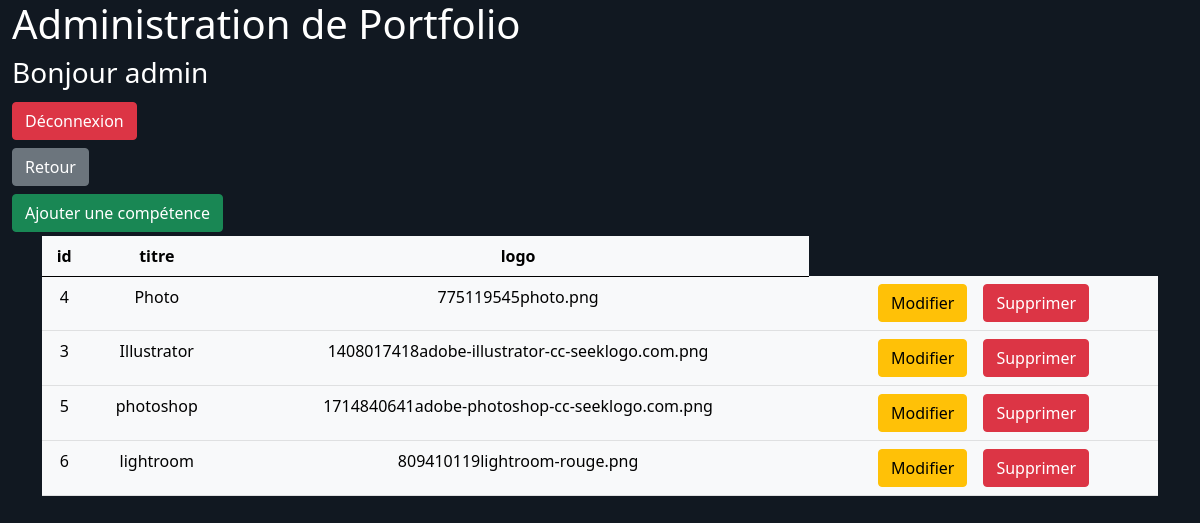
Screenshot of /admin/skills.php (signed in) with the database file from the repository.
### tables this page shows
CREATE TABLE IF NOT EXISTS `skills` (
  `id` int(11) NOT NULL AUTO_INCREMENT,
  `title` varchar(255) NOT NULL,
  `logo` varchar(255) NOT NULL,
  PRIMARY KEY (`id`)
);

### admin/skills.php (the view, shortened to what this page needs)
<?php
    require "../connexion.php";
?>
<!DOCTYPE html>
<html lang="en">
<head>
    <link href="https://cdn.jsdelivr.net/npm/bootstrap@5.0.0-beta2/dist/css/bootstrap.min.css" rel="stylesheet">
    <link rel="stylesheet" href="style.css">
</head>
<body>
<div class="container-fluid">
    <h1>Administration de Portfolio</h1>
    <h3>Bonjour <?php echo $_SESSION['login'] ?></h3>
    <a href="dashboard.php?deco=ok" class="btn btn-danger my-1">Déconnexion</a>
    <div class="row">
        <div class="col-4">
            <a href="dashboard.php" class="btn btn-secondary my-1">Retour</a><br>
            <a href="addSkill.php" class="btn btn-success my-1">Ajouter une compétence</a>
        </div>
    </div>
</div>
<div class="container">
        <table class="table table-light table-hover">
            <thead>
                <tr>
                    <th class='text-center'>id</th>
                    <th class='text-center'>titre</th>
                    <th class='text-center'>logo</th>
                </tr>
            </thead>
            <tbody>
                <?php
                    $req = $bdd->query("SELECT * FROM skills");
                    while($don = $req->fetch())
                    {
                        echo "<tr>";
                            echo "<td class='text-center'>".$don['id']."</td>";
                            echo "<td class='text-center'>".$don['title']."</td>";
                            echo "<td class='text-center'>".$don['logo']."</td>";
                            echo "<td class='text-center'>";
                                echo "<a href='updateSkill.php?id=".$don['id']."' class='btn btn-warning mx-2'>Modifier</a>";
                                echo "<a href='deleteSkill.php?id=".$don['id']."' class='btn btn-danger mx-2'>Supprimer</a>";
                            echo "</td>";
                        echo "</tr>";
                    }
                ?>
            </tbody>
        </table>
</div>
</body>
</html>

### admin/style.css (style rules this page uses)
* { margin: 0; padding: 0; }
html,body { height: 100%; scroll-behavior:smooth; overflow-x: hidden; }
body { background-color: #111821; }
h1, h2, h3 { color:white; }

### rows the page displays
skills: id "4", title "Photo", logo "775119545photo.png"
skills: id "3", title "Illustrator", logo "1408017418adobe-illustrator-cc-seeklogo.com.png"
skills: id "5", title "photoshop", logo "1714840641adobe-photoshop-cc-seeklogo.com.png"
skills: id "6", title "lightroom", logo "809410119lightroom-rouge.png"

### other values shown
$_SESSION['login'] "admin"
